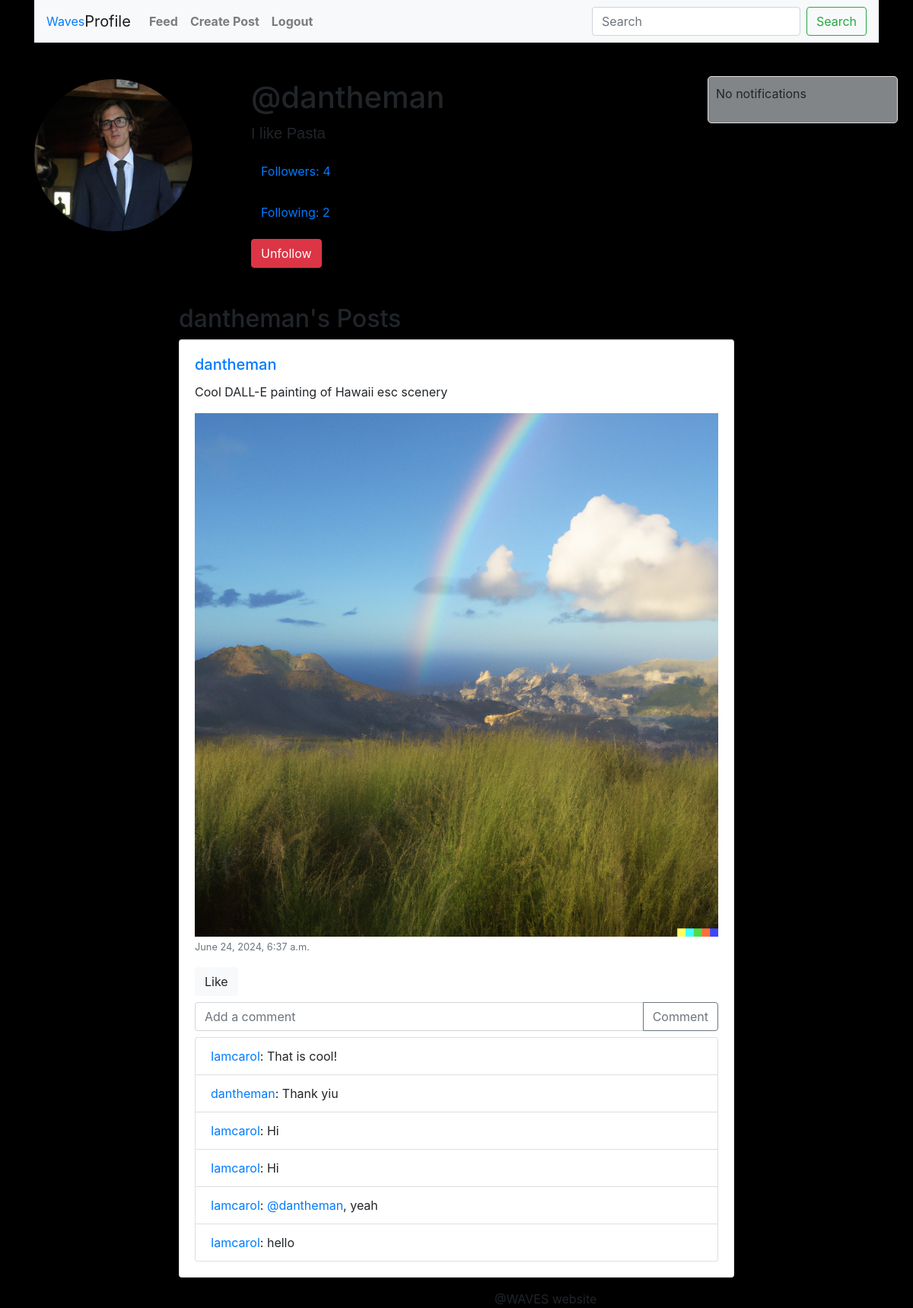
Screenshot of /users/profile/dantheman/ (signed in) with the database file from the repository.
### users/models.py (models this page shows, shortened)
class Profile(models.Model):
    user = models.OneToOneField(User, on_delete=models.CASCADE)
    bio = models.TextField(blank=True)
    profile_picture = models.ImageField(upload_to='profile_pics/', blank=True)

### posts/models.py (models this page shows, shortened)
class Post(models.Model):
    user = models.ForeignKey(User, on_delete=models.CASCADE)
    content = models.TextField()
    """ uploads all post images to a directory called 'post_images/',
        blank = True to allow it to be left blank,
        and null = True to allow the database
        to store it as a null value incase its left blank """
    image = models.ImageField(upload_to='post_images/', blank=True, null=True)
    created_at = models.DateTimeField(auto_now_add=True)

class Comment(models.Model):
    user = models.ForeignKey(User, on_delete=models.CASCADE)
    post = models.ForeignKey(Post, on_delete=models.CASCADE, related_name='comments')
    parent = models.ForeignKey('self', null=True, blank=True, on_delete=models.CASCADE, related_name='replies')
    content = models.TextField()
    created_at = models.DateTimeField(auto_now_add=True)

### users/views.py (the view)
# urls.py: path('profile/<str:username>/', profile, name='profile'),
@login_required
def profile(request, username):
    user = get_object_or_404(User, username=username)
    profile = get_object_or_404(Profile, user=user)
    posts = user.post_set.all()
    followers = User.objects.filter(following__following=user)
    following = User.objects.filter(followers__follower=user)
    is_following = Follow.objects.filter(follower=request.user, following=user).exists()
    return render(request, 'profile.html', {
        'profile': profile,
        'posts': posts,
        'followers': followers,
        'following': following,
        'is_following': is_following,
    })

### users/templatetags/custom_filters.py (called while the page is built)
@register.filter
def mention_to_link(value):
    def replace_mention(match):
        username = match.group(1)
        url = reverse('profile', kwargs={'username': username})
        return f'<a href="{url}">@{username}</a>'
    return format_html(re.sub(r'@(\w+)', replace_mention, value))

### users/templates/profile.html (shortened to what this page needs)
{% extends 'base.html' %}
{% block content %}
{% load static %}
{% load custom_filters %}
<div class="row mt-5">
    <div class="col-md-3">
        <img src="{% if profile.profile_picture %}{{ profile.profile_picture.url }}{% else %}{% static 'path_to_default_image.jpg' %}{% endif %}" class="img-fluid rounded-circle" alt="Profile Picture" style="max-height:200px;">
    </div>
    <div class="col-md-9">
        <h1 class="username">@{{ profile.user.username }}</h1>
        <p style="font-family:Arial, Helvetica, sans-serif; font-size: 20px;">{{ profile.bio }}</p>
        <p>
            <a href="#" id="followers-toggle" class="btn btn-link">Followers: {{ followers.count }}</a>
        </p>
        <p>
            <a href="#" id="following-toggle" class="btn btn-link">Following: {{ following.count }}</a>
        </p>
        {% if not is_following %}
            <form action="{% url 'follow_unfollow' profile.user.username %}" method="post">
                {% csrf_token %}
                <button type="submit" class="btn btn-primary">Follow</button>
            </form>
        {% else %}
            <form action="{% url 'follow_unfollow' profile.user.username %}" method="post">
                <button type="submit" class="btn btn-danger">Unfollow</button>
            </form>
        {% endif %}
    </div>
</div>
<div class="row mt-5">
    <div class="col-md-8 offset-md-2">
        <h2>{{ profile.user.username }}'s Posts</h2>
        {% for post in posts %}
            <div class="card mb-3">
                <div class="card-body">
                    <h5 class="card-title"><a href="{% url 'profile' username=post.user.username %}">{{ post.user.username }}</a></h5>
                    <p class="card-text">{{ post.content|mention_to_link }}</p>
                    {% if post.image %}
                        <img src="{{ post.image.url }}" class="img-fluid" alt="Post Image">
                    {% endif %}
                    <p class="card-text"><small class="text-muted">{{ post.created_at }}</small></p>
                    <a href="{% url 'like_post' post.id %}" class="btn btn-light">{% if user in post.likes.all %}Unlike{% else %}Like{% endif %}</a>
                    <form method="post" action="{% url 'comment_post' post.id %}" class="mt-2">
                        <div class="input-group">
                            <input type="text" name="content" class="form-control" placeholder="Add a comment">
                            <div class="input-group-append">
                                <button class="btn btn-outline-secondary" type="submit">Comment</button>
                            </div>
                        </div>
                    </form>
                    <ul class="list-group mt-2">
                        {% for comment in post.comments.all %}
                            <li class="list-group-item"><a href="{% url 'profile' username=comment.user.username %}">{{ comment.user.username }}</a>: {{ comment.content|mention_to_link }}</li>
                        {% endfor %}
                    </ul>
                </div>
            </div>
        {% endfor %}
    </div>
</div>
{% endblock %}

### posts/templates/base.html (style rules this page uses)
body { background-color: rgb(0, 0, 0); }
.card { margin-bottom: 1rem; padding: 10px; }
.card-body { padding: 10px; max-width: 800px; }

### rows the page displays
Profile: profile_picture (picture), user.username "dantheman", bio "I like Pasta"
Post: user.username "dantheman", content|mention_to_link "Cool DALL-E painting of Hawaii esc scenery", image (picture), created_at "June 24, 2024, 6:37 a.m.", shows "Like"
Comment: user.username "Iamcarol", content|mention_to_link "That is cool!"
Comment: user.username "dantheman", content|mention_to_link "Thank yiu"
Comment: user.username "Iamcarol", content|mention_to_link "Hi"
Comment: user.username "Iamcarol", content|mention_to_link "Hi"
Comment: user.username "Iamcarol", content|mention_to_link "@dantheman , yeah"
Comment: user.username "Iamcarol", content|mention_to_link "hello"

### other values shown
{{ followers.count }} "4"
{{ following.count }} "2"
